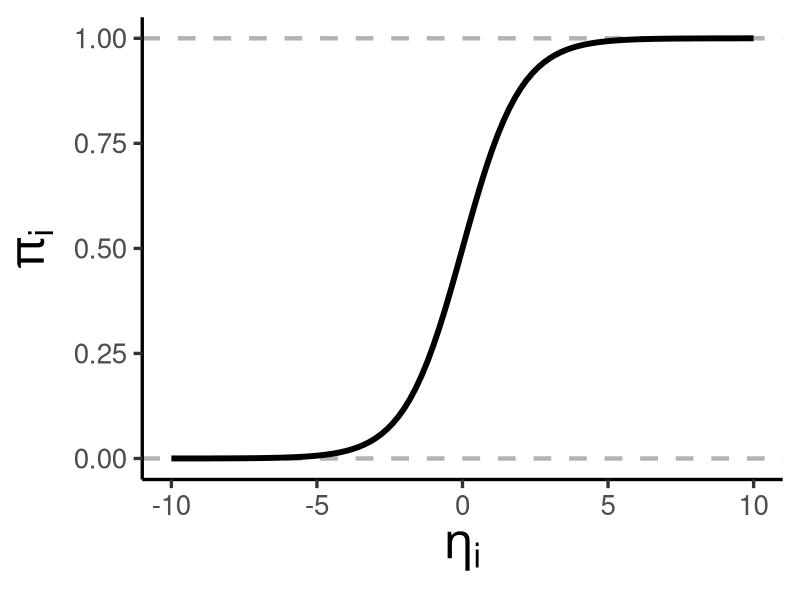

This figure's R source:
# Script: Logistic_Regression_Visualization.R
# Description: This script plots the logistic function used in logistic regression.

# Load necessary library
library(ggplot2)

# Flag to control image generation
generate_pdf <- FALSE  # Set to TRUE to save the plot

# Create logistic function plot
logistic_plot <- ggplot() + 
  theme_classic(base_size = 25) +
  xlim(-10, 10) +
  geom_hline(yintercept = 0, linetype = "dashed", color = "gray70", lwd = 1.5) +
  geom_hline(yintercept = 1, linetype = "dashed", color = "gray70", lwd = 1.5) +
  geom_function(fun = function(x) exp(x) / (1 + exp(x)), lwd = 2) +
  xlab(expression(eta[i])) +
  ylab(expression(pi[i])) + 
  theme(axis.title.x = element_text(size = 35), 
        axis.title.y = element_text(size = 35))

# Save plot if enabled
if (generate_pdf) {
  ggsave("logistic_plot.png", plot = logistic_plot, width = 8, height = 8)
}

# Display the plot
logistic_plot
